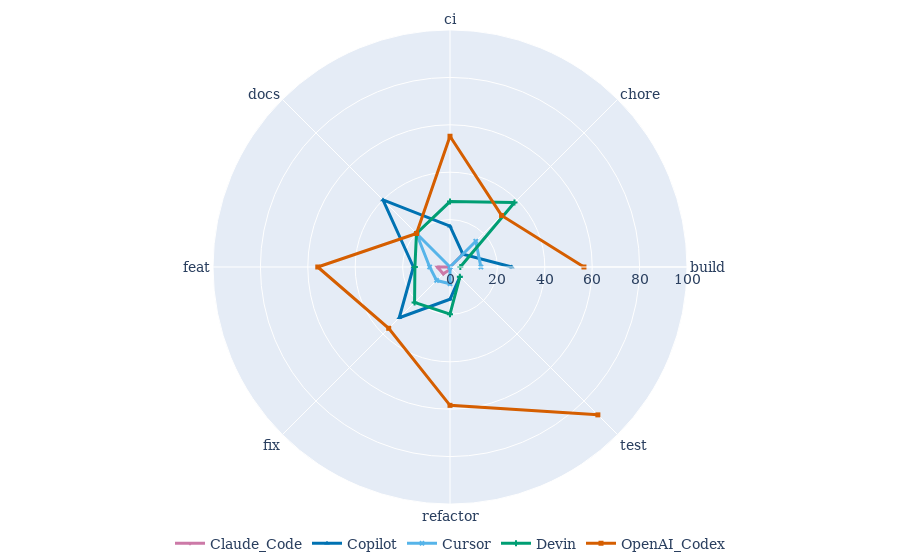

Source (notebook cell):
### Code cell
fig = go.Figure()

i = 1
for agent in sorted(all_categories_df['agent'].unique()):
    sub = all_categories_df[all_categories_df["agent"] == agent]
    cat_groups = sub.groupby("type")['id'].nunique().reset_index(name="count").sort_values(by="type", ascending=True)
      
    categories = []
    counts = []

    for cat in sorted(all_categories_df['type'].unique()):
        if cat not in cat_groups['type'].values:
            categories.append(cat)
            counts.append(0)
        else:
            cat_count = cat_groups[cat_groups['type'] == cat]['count'].values[0]
            categories.append(cat)
            
            total = all_categories_df[all_categories_df["type"] == cat]['id'].nunique()
            counts.append(cat_count/total * 100)
        

    fig.add_trace(go.Scatterpolar(
        r=counts,
        theta=categories,
        fill='none',
        line=dict(
                color=COLOR_MAP[agent],
                width=3
            ),
        marker=dict(
            size=5,
            symbol=MARKER_MAP[agent],
        ),
        name=agent,
    ))

    i += 1



fig.update_layout(
    polar=dict(
        radialaxis=dict(
            visible=True,
            range=[0, 100]
        )
    ),

    legend=dict(
        orientation="h",
        yanchor="top",
        y=-0.05,          # pulls legend closer to plot
        xanchor="center",
        x=0.5
    ),

    margin=dict(
        l=0,
        r=0,
        t=30,
        b=40              # just enough for legend
    ),

    showlegend=True
)

fig.show()

### Figure 1 — Plotly figure (JSON) as saved in the notebook; plotly's stock layout.template omitted (floating-point values rounded to 4 significant figures)
{"data": [{"fill": "none", "line": {"color": "#CC79A7", "width": 3}, "marker": {"size": 5, "symbol": "triangle-down"}, "name": "Claude_Code", "r": [0, 7.692, 0, 0, 5.365, 4, 1.047, 0], "theta": ["build", "chore", "ci", "docs", "feat", "fix", "refactor", "test"], "type": "scatterpolar"}, {"fill": "none", "line": {"color": "#0072B2", "width": 3}, "marker": {"size": 5, "symbol": "triangle-up"}, "name": "Copilot", "r": [26.09, 7.692, 17.24, 40, 15.45, 30.29, 13.61, 5.882], "theta": ["build", "chore", "ci", "docs", "feat", "fix", "refactor", "test"], "type": "scatterpolar"}, {"fill": "none", "line": {"color": "#56B4E9", "width": 3}, "marker": {"size": 5, "symbol": "x"}, "name": "Cursor", "r": [13.04, 15.38, 0, 20, 8.584, 8, 7.068, 0], "theta": ["build", "chore", "ci", "docs", "feat", "fix", "refactor", "test"], "type": "scatterpolar"}, {"fill": "none", "line": {"color": "#009E73", "width": 3}, "marker": {"size": 5, "symbol": "cross"}, "name": "Devin", "r": [4.348, 38.46, 27.59, 20, 14.81, 21.14, 19.9, 5.882], "theta": ["build", "chore", "ci", "docs", "feat", "fix", "refactor", "test"], "type": "scatterpolar"}, {"fill": "none", "line": {"color": "#D55E00", "width": 3}, "marker": {"size": 5, "symbol": "square"}, "name": "OpenAI_Codex", "r": [56.52, 30.77, 55.17, 20, 55.79, 36.57, 58.38, 88.24], "theta": ["build", "chore", "ci", "docs", "feat", "fix", "refactor", "test"], "type": "scatterpolar"}], "layout": {"legend": {"orientation": "h", "x": 0.5, "xanchor": "center", "y": -0.05, "yanchor": "top"}, "margin": {"b": 40, "l": 0, "r": 0, "t": 30}, "polar": {"radialaxis": {"range": [0, 100], "visible": true}}, "showlegend": true}}
